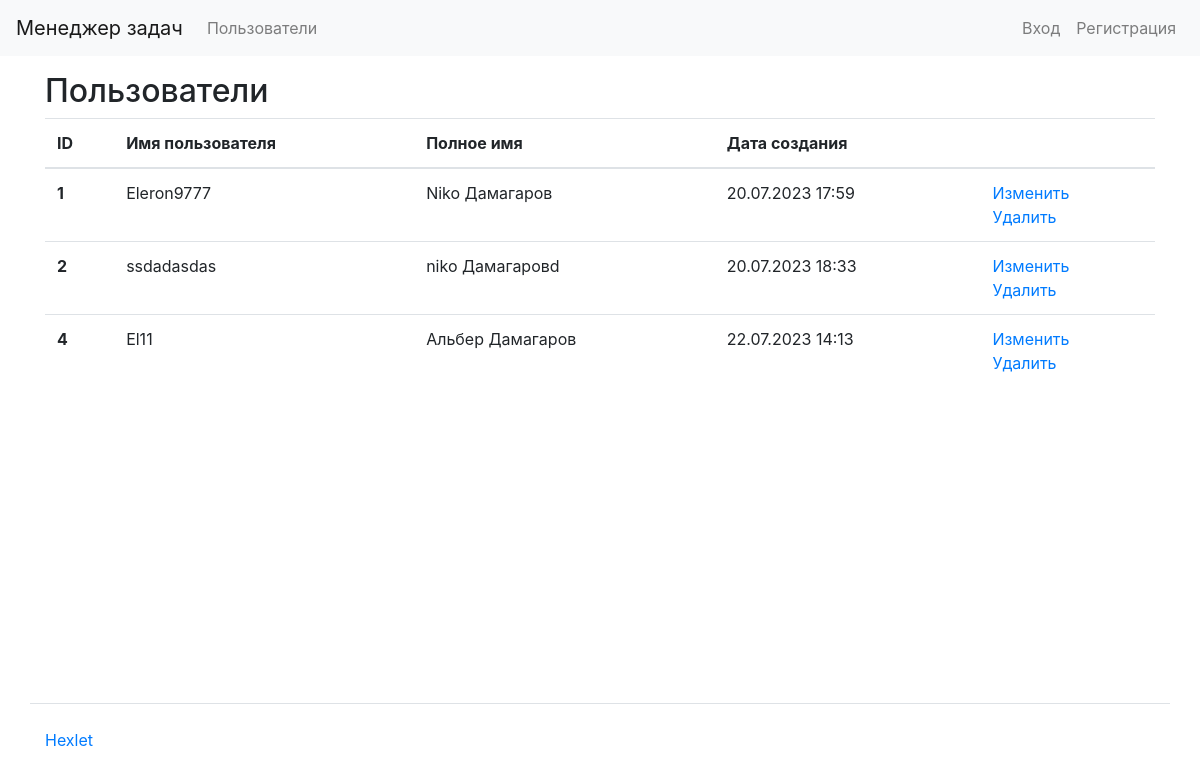
/users/, run on the app's committed database.
### task_manager/users/models.py (models this page shows)
class User(AbstractUser):
    def get_absolute_url(self):
        return reverse('users:user_list')
    def __str__(self):
        return self.get_full_name()

### task_manager/users/views.py (the view)
# urls.py: path('', views.user_list, name='user_list'),
def user_list(request):
    users = get_user_model().objects.all()
    return render(request, 'users/users.html', {'users': users})

### task_manager/templates/users/users.html (shortened to what this page needs)
{% extends "base.html" %}
{% load i18n %}
{% load bootstrap4 %}
{% block content %}
  <h2>{% trans "Users" %}</h2>
  <table class="table">
    <thead>
      <tr>
        <th scope="col">{% trans "id" %}</th>
        <th scope="col">{% trans "Username" %}</th>
        <th scope="col">{% trans "Full Name" %}</th>
        <th scope="col">{% trans "Creation date" %}</th>
        <th scope="col"></th>
      </tr>
    </thead>
    <tbody>
      {% for user in users %}
        <tr>
          <th scope="row">{{ user.id }}</th>
          <td>{{ user.username }}</td>
          <td>{{ user.first_name }} {{ user.last_name }}</td>
          <td>{{ user.date_joined|date:"d.m.Y H:i" }}</td>
          <td>
            <a href="{% url 'users:edit_user' user.id %}">{% trans "Edit" %}</a>
            <br>
            <a href="{% url 'users:delete_user' user.id %}">{% trans "Delete" %}</a>
          </td>
        </tr>
      {% empty %}
        <tr>
          <td colspan="6">{% trans "No users found" %}</td>
        </tr>
      {% endfor %}
    </tbody>
  </table>
{% endblock %}

### data on the page
User: id "1", username "Eleron9777", first_name "Niko", last_name "Дамагаров", date_joined "20.07.2023 17:59"
User: id "2", username "ssdadasdas", first_name "niko", last_name "Дамагаровd", date_joined "20.07.2023 18:33"
User: id "4", username "El11", first_name "Альбер", last_name "Дамагаров", date_joined "22.07.2023 14:13"
